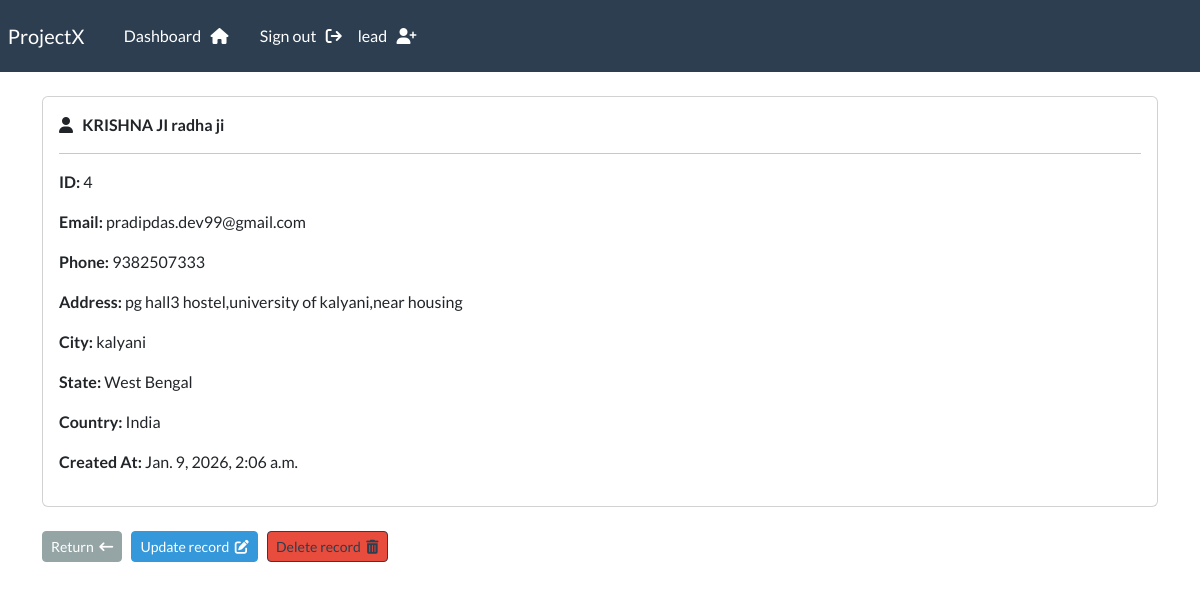
/record/4 (signed in), run on the app's committed database.
### webapp/models.py (models this page shows, shortened)
class Record(models.Model):
    creation_date = models.DateTimeField(auto_now_add=True)
    first_name = models.CharField(max_length=100)
    last_name = models.CharField(max_length=100)
    email = models.EmailField(max_length=255)
    phone = models.CharField(max_length=20)
    address = models.CharField(max_length=300)
    city = models.CharField(max_length=255)
    state = models.CharField(max_length=100)
    country = models.CharField(max_length=100)

### webapp/views.py (the view)
# urls.py: path('record/<int:pk>', views.singular_record, name="record"),
@login_required(login_url='my-login')
def singular_record(  request, pk):
     all_records = Record.objects.get(id=pk)
     context = {'record': all_records}
     return render(request, 'webapp/view-record.html', context=context)

### webapp/templates/webapp/view-record.html (shortened to what this page needs)
{% extends 'webapp/base.html' %}
{% block content %}
   <div class="card">
        <div class="card-body">
            <i class="fas fa-user"></i> &nbsp;
            <strong>
            {{ record.last_name|upper }} {{ record.first_name }}
            </strong>
            <hr>
            <p> <strong> ID: </strong>{{ record.id }} </p>
            <p> <strong> Email: </strong>{{ record.email }} </p>
            <p> <strong> Phone: </strong>{{ record.phone }} </p>
            <p> <strong> Address: </strong>{{ record.address }} </p>
            <p><strong>City: </strong>{{ record.city }}</p>
            <p><strong>State: </strong>{{ record.state }}</p>
            <p><strong>Country: </strong>{{ record.country }}</p>
            <p><strong> Created At: </strong>{{ record.creation_date }}</p>
        </div>
   </div>
   <br>
    <a class="btn btn-secondary btn-sm" href="{% url 'dashboard' %}">
         Return &nbsp;<i class="fa-solid fa-arrow-left-long"></i>
     </a>
     <a class="btn btn-info btn-sm" href="{% url 'update-record' record.id %}">
          Update record &nbsp;<i class="fa-solid fa-pen-to-square"></i>
     </a>
     <a class="btn btn-outline-primary btn-danger btn-sm" href="{% url 'delete-record' record.id %}">
          Delete record &nbsp;<i class="fa-solid fa-trash-can"></i>
     </a>
{% endblock %}

### data on the page
Record: last_name "KRISHNA JI", first_name "radha ji", id "4", email "pradipdas.dev99@gmail.com", phone "9382507333", address "pg hall3 hostel,university of kalyani,near housing", city "kalyani", state "West Bengal", country "India", creation_date "Jan. 9, 2026, 2:06 a.m."
